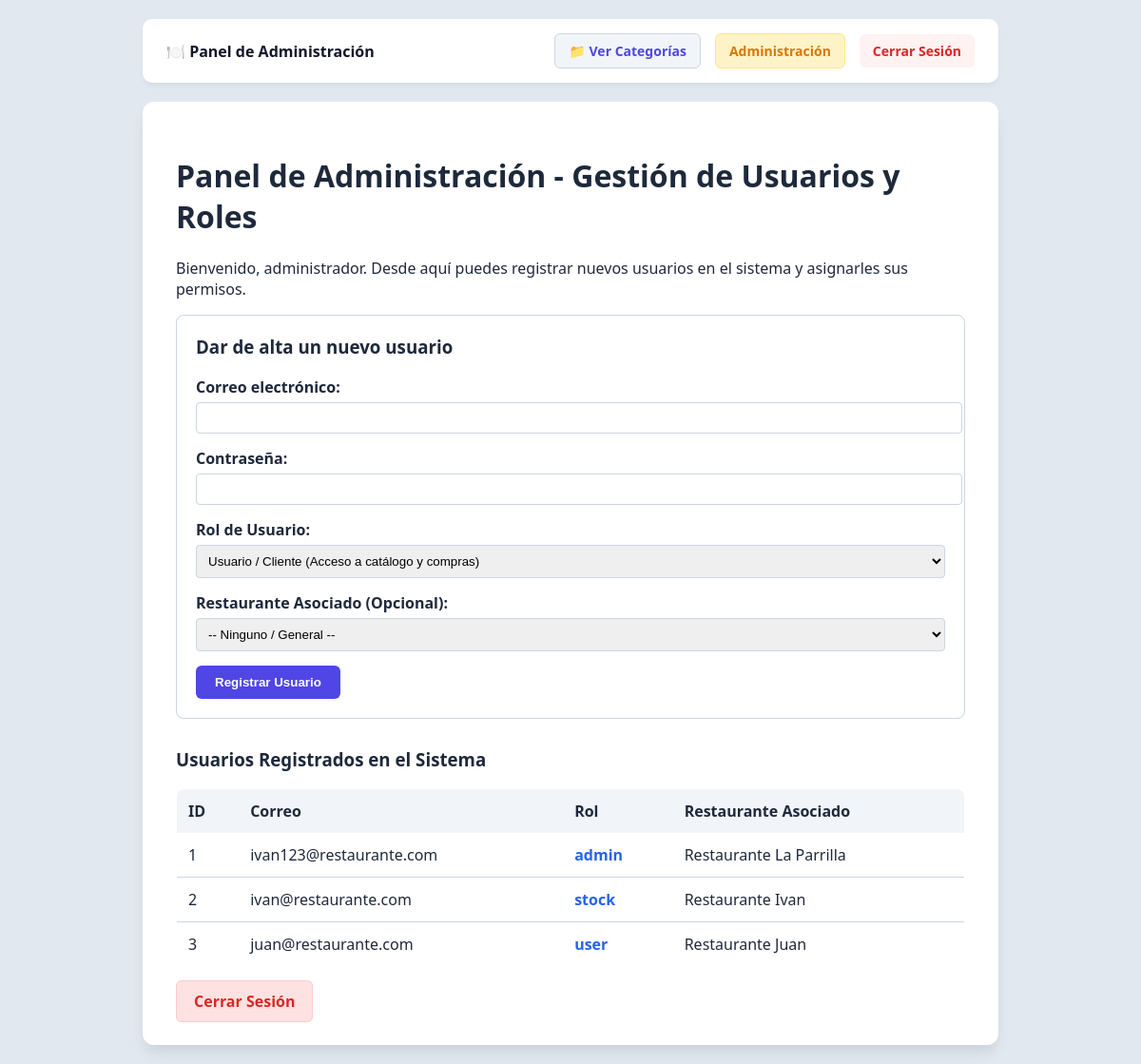
/admin-panel/ (signed in), run on the app's committed database.
### mi_app12/models.py (models this page shows, shortened)
class UsuarioRestaurante(models.Model):
    correo = models.EmailField(unique=True)
    password = models.CharField(max_length=100)  # En producción se cifraría, para prácticas se valida plano
    restaurante = models.ForeignKey(Restaurante, on_delete=models.SET_NULL, null=True, blank=True)
    ROLES = (
        ('user', 'Usuario / Cliente'),
        ('admin', 'Administrador'),
        ('stock', 'Personal de Almacén'),
    )
    rol = models.CharField(max_length=10, choices=ROLES, default='user')

class Restaurante(models.Model):
    nombre = models.CharField(max_length=100)
    direccion = models.CharField(max_length=200, blank=True, null=True)
    email = models.EmailField(blank=True, null=True) # Recomendado por si quieres usar su propio email en servicios

### mi_app12/views.py (the view)
    def wrapper(request, *args, **kwargs):
        if request.session.get('usuario_rol') != 'admin':
            return redirect('listar_categorias')
        return view_func(request, *args, **kwargs)

### mi_app12/views.py (called while the page is built, shortened)
def verificar_sesion(view_func):
    def wrapper(request, *args, **kwargs):
        if 'usuario_id' not in request.session:
            return redirect('login_restaurante')
        return view_func(request, *args, **kwargs)
    return wrapper

def solo_admin(view_func):
    def wrapper(request, *args, **kwargs):
        if request.session.get('usuario_rol') != 'admin':
            return redirect('listar_categorias')
        return view_func(request, *args, **kwargs)
    return wrapper

@verificar_sesion
@solo_admin
def panel_administracion(request):
    mensaje = None
    error = None
    restaurantes = Restaurante.objects.all()
    usuarios = UsuarioRestaurante.objects.all()
    return render(request, 'mi_app12/admin_panel.html', {
        'mensaje': mensaje,
        'error': error,
        'restaurantes': restaurantes,
        'usuarios': usuarios,
        'restaurante_nombre': request.session.get('restaurante_nombre')
    })

### mi_app12/templates/mi_app12/admin_panel.html (shortened to what this page needs)
{% extends 'mi_app12/base.html' %}
{% block content %}
<div class="container">
    <h1>Panel de Administración - Gestión de Usuarios y Roles</h1>
    <p>Bienvenido, administrador. Desde aquí puedes registrar nuevos usuarios en el sistema y asignarles sus permisos.</p>
    <form method="POST" style="background: white; padding: 20px; border-radius: 8px; border: 1px solid #cbd5e1; margin-bottom: 30px;">
        <h3 style="margin-top: 0; color: #1e293b;">Dar de alta un nuevo usuario</h3>
        <div style="margin-bottom: 15px;">
            <label style="display: block; font-weight: 600; margin-bottom: 5px;">Correo electrónico:</label>
            <input type="email" name="correo" required style="width: 100%; padding: 8px; border: 1px solid #cbd5e1; border-radius: 4px;">
        </div>
        <div style="margin-bottom: 15px;">
            <label style="display: block; font-weight: 600; margin-bottom: 5px;">Contraseña:</label>
            <input type="password" name="password" required style="width: 100%; padding: 8px; border: 1px solid #cbd5e1; border-radius: 4px;">
        </div>
        <div style="margin-bottom: 15px;">
            <label style="display: block; font-weight: 600; margin-bottom: 5px;">Rol de Usuario:</label>
            <select name="rol" required style="width: 100%; padding: 8px; border: 1px solid #cbd5e1; border-radius: 4px;">
                <option value="user">Usuario / Cliente (Acceso a catálogo y compras)</option>
            </select>
        </div>
        <div style="margin-bottom: 15px;">
            <label style="display: block; font-weight: 600; margin-bottom: 5px;">Restaurante Asociado (Opcional):</label>
            <select name="restaurante_id" style="width: 100%; padding: 8px; border: 1px solid #cbd5e1; border-radius: 4px;">
                <option value="">-- Ninguno / General --</option>
            </select>
        </div>
        <button type="submit" style="background-color: #4f46e5; color: white; padding: 10px 20px; border: none; border-radius: 6px; font-weight: bold; cursor: pointer;">Registrar Usuario</button>
    </form>
    <h3 style="color: #1e293b;">Usuarios Registrados en el Sistema</h3>
    <table style="width: 100%; border-collapse: collapse; background: white; border-radius: 8px; overflow: hidden; border: 1px solid #cbd5e1; margin-top: 15px;">
        <thead>
            <tr style="background-color: #f1f5f9; text-align: left;">
                <th style="padding: 12px;">ID</th>
                <th style="padding: 12px;">Correo</th>
                <th style="padding: 12px;">Rol</th>
                <th style="padding: 12px;">Restaurante Asociado</th>
            </tr>
        </thead>
        <tbody>
            {% for u in usuarios %}
            <tr style="border-bottom: 1px solid #cbd5e1;">
                <td style="padding: 12px;">{{ u.id }}</td>
                <td style="padding: 12px;">{{ u.correo }}</td>
                <td style="padding: 12px;"><strong style="color: #2563eb;">{{ u.rol }}</strong></td>
                <td style="padding: 12px;">{{ u.restaurante.nombre|default:"N/D" }}</td>
            </tr>
            {% endfor %}
        </tbody>
    </table>
    <div style="margin-top: 25px;">
        <a href="{% url 'logout_restaurante' %}" style="background-color: #fee2e2; color: #dc2626; padding: 10px 18px; text-decoration: none; border-radius: 6px; font-weight: 600; border: 1px solid #fecaca;">Cerrar Sesión</a>
    </div>
</div>
{% endblock %}

### mi_app12/templates/mi_app12/base.html (style rules this page uses)
:root { --primary-color: #4f46e5; --primary-hover: #4338ca; --bg-color: #e2e8f0; --card-bg: #ffffff; --text-color: #1e293b; --border-color: #cbd5e1; --danger-color: #dc2626; --success-color: #16a34a; }
body { font-family: 'Segoe UI', Tahoma, Geneva, Verdana, sans-serif; background-color: var(--bg-color); color: var(--text-color); margin: 0; padding: 20px; display: flex; justify-content: center; }
.container { background: var(--card-bg); padding: 35px; border-radius: 12px; box-shadow: 0 10px 15px -3px rgba(0, 0, 0, 0.1); }

### data on the page
UsuarioRestaurante: id "1", correo "ivan123@restaurante.com", rol "admin", restaurante.nombre "Restaurante La Parrilla"
UsuarioRestaurante: id "2", correo "ivan@restaurante.com", rol "stock", restaurante.nombre "Restaurante Ivan"
UsuarioRestaurante: id "3", correo "juan@restaurante.com", rol "user", restaurante.nombre "Restaurante Juan"

### other printed values
{{ restaurante_nombre|default:"Restaurante" }} "Panel de Administración"
